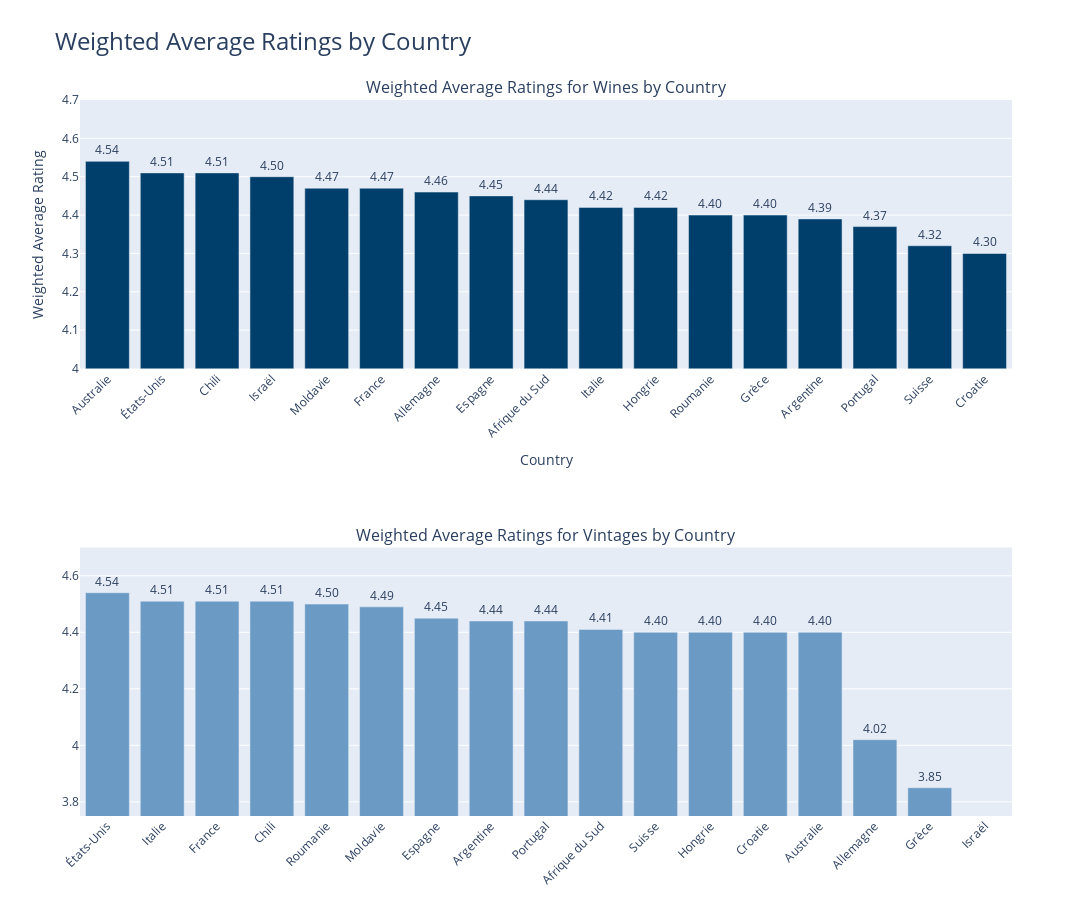

Notebook cell for this chart:
### Markdown cell above
### Question 6: Average ratings per country for both wines and vintages tables

### Code cell
import plotly.graph_objects as go
from plotly.subplots import make_subplots

# Creating 2 sorted dataframes for wines and vintages (sorted by weighted average ratings in descending order)
vintages_ratings_country = pd.read_csv('/home/siegfried2021/Bureau/BeCode_AI/Projets/Wiwino_project/CSV files/question6(vintage).csv')
wines_ratings_country = pd.read_csv('/home/siegfried2021/Bureau/BeCode_AI/Projets/Wiwino_project/CSV files/question6(wines).csv')
sorted_vintages = vintages_ratings_country.sort_values(by='weighted_average_rating', ascending=False)
sorted_wines = wines_ratings_country.sort_values(by='weighted_average_rating', ascending=False)

# Creating the subplots (average ratings for wines and average ratings for vintages) with 2 rows
fig = make_subplots(
    rows=2, cols=1, 
    subplot_titles=('Weighted Average Ratings for Wines by Country', 'Weighted Average Ratings for Vintages by Country')
)
color_vintages = '#6b9ac4'
color_wines = '#003f6c'

# Plot wines ratings
fig.add_trace(
    go.Bar(
        x=sorted_wines['country_name'],
        y=sorted_wines['weighted_average_rating'],
        name='Wines Ratings',
        marker_color=color_wines,
        text=sorted_wines['weighted_average_rating'].round(2),
        textposition='outside',
        texttemplate='%{text:.2f}'
    ),
    row=1, col=1
)

# Plotting vintages ratings
fig.add_trace(
    go.Bar(
        x=sorted_vintages['country_name'],
        y=sorted_vintages['weighted_average_rating'],
        name='Vintages Ratings',
        marker_color=color_vintages,
        text=sorted_vintages['weighted_average_rating'].round(2),
        textposition='outside',
        texttemplate='%{text:.2f}'
    ),
    row=2, col=1
)
# Customization of the plot layout
fig.update_layout(
    height=900,
    width=1200,
    title={
        'text': "Weighted Average Ratings by Country",
        'font': {
            'size': 24
        }
    },
    xaxis_title='Country',
    yaxis_title='Weighted Average Rating',
    xaxis=dict(
        tickangle=-45,
        tickmode='array'
    ),
    yaxis=dict(
        range=[4, 4.70]
    ),
    xaxis2=dict(
        tickangle=-45,
        tickmode='array'
    ),
    yaxis2=dict(
        range=[3.75, 4.70]
    ),
    showlegend=False
)

fig.show()

### Figure 1 — Plotly figure (JSON) as saved in the notebook; plotly's stock layout.template omitted (floating-point values rounded to 4 significant figures)
{"data": [{"marker": {"color": "#003f6c"}, "name": "Wines Ratings", "text": [4.54, 4.51, 4.51, 4.5, 4.47, 4.47, 4.46, 4.45, 4.44, 4.42, 4.42, 4.4, 4.4, 4.39, 4.37, 4.32, 4.3], "textposition": "outside", "texttemplate": "%{text:.2f}", "type": "bar", "x": ["Australie", "États-Unis", "Chili", "Israël", "Moldavie", "France", "Allemagne", "Espagne", "Afrique du Sud", "Italie", "Hongrie", "Roumanie", "Grèce", "Argentine", "Portugal", "Suisse", "Croatie"], "xaxis": "x", "y": [4.54, 4.51, 4.51, 4.5, 4.47, 4.47, 4.46, 4.45, 4.44, 4.42, 4.42, 4.4, 4.4, 4.39, 4.37, 4.32, 4.3], "yaxis": "y"}, {"marker": {"color": "#6b9ac4"}, "name": "Vintages Ratings", "text": [4.54, 4.51, 4.51, 4.51, 4.5, 4.49, 4.45, 4.44, 4.44, 4.41, 4.4, 4.4, 4.4, 4.4, 4.02, 3.85, 0], "textposition": "outside", "texttemplate": "%{text:.2f}", "type": "bar", "x": ["États-Unis", "Italie", "France", "Chili", "Roumanie", "Moldavie", "Espagne", "Argentine", "Portugal", "Afrique du Sud", "Suisse", "Hongrie", "Croatie", "Australie", "Allemagne", "Grèce", "Israël"], "xaxis": "x2", "y": [4.54, 4.51, 4.51, 4.51, 4.5, 4.49, 4.45, 4.44, 4.44, 4.41, 4.4, 4.4, 4.4, 4.4, 4.02, 3.85, 0], "yaxis": "y2"}], "layout": {"annotations": [{"font": {"size": 16}, "showarrow": false, "text": "Weighted Average Ratings for Wines by Country", "x": 0.5, "xanchor": "center", "xref": "paper", "y": 1, "yanchor": "bottom", "yref": "paper"}, {"font": {"size": 16}, "showarrow": false, "text": "Weighted Average Ratings for Vintages by Country", "x": 0.5, "xanchor": "center", "xref": "paper", "y": 0.375, "yanchor": "bottom", "yref": "paper"}], "height": 900, "showlegend": false, "title": {"font": {"size": 24}, "text": "Weighted Average Ratings by Country"}, "width": 1200, "xaxis": {"anchor": "y", "domain": [0, 1], "tickangle": -45, "tickmode": "array", "title": {"text": "Country"}}, "xaxis2": {"anchor": "y2", "domain": [0, 1], "tickangle": -45, "tickmode": "array"}, "yaxis": {"anchor": "x", "domain": [0.625, 1], "range": [4, 4.7], "title": {"text": "Weighted Average Rating"}}, "yaxis2": {"anchor": "x2", "domain": [0, 0.375], "range": [3.75, 4.7]}}}
